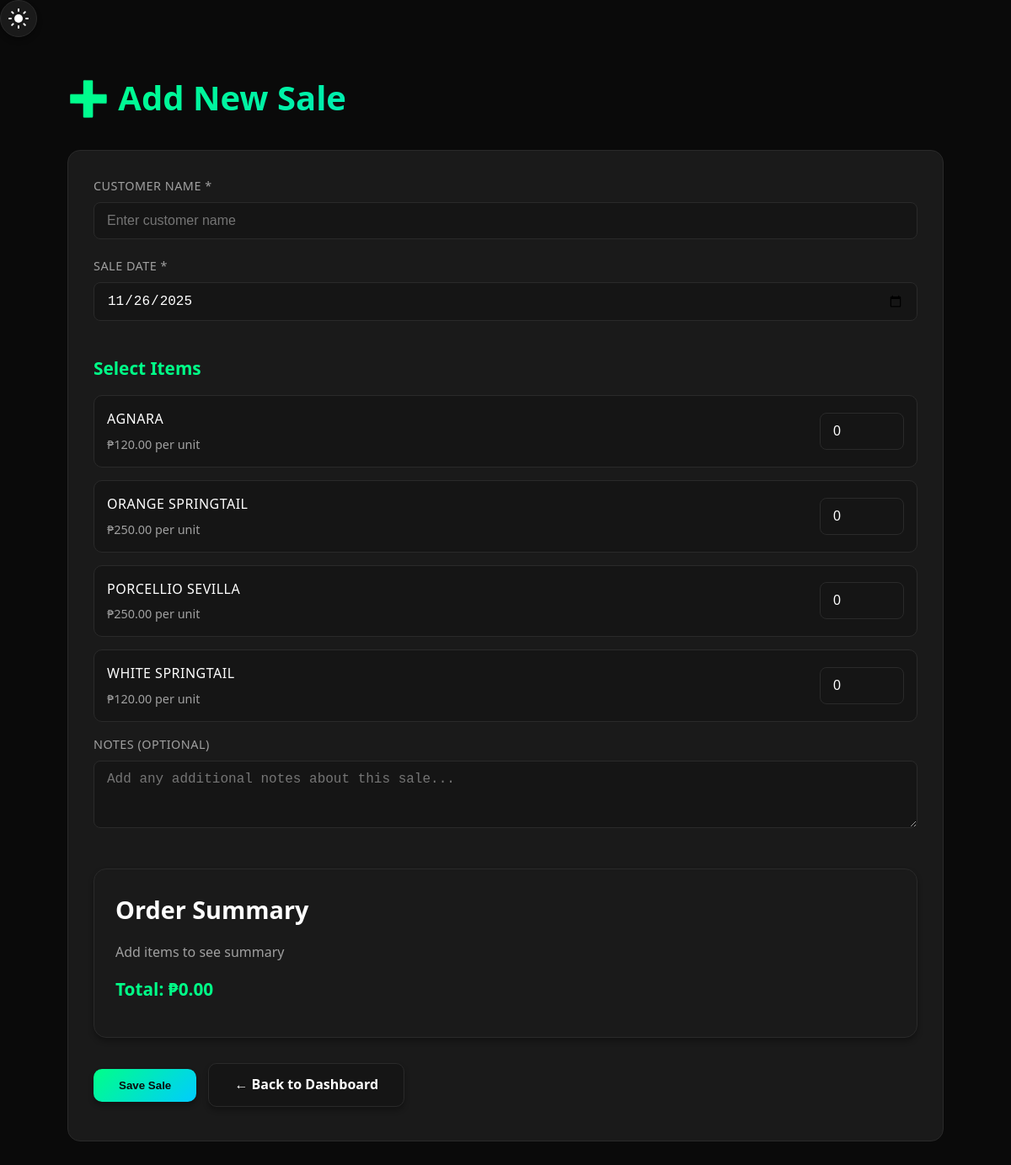
Page /add-sale on the committed database.
### tables this page shows
CREATE TABLE items (
                    id INTEGER PRIMARY KEY AUTOINCREMENT,
                    name TEXT NOT NULL UNIQUE,
                    price REAL NOT NULL,
                    active INTEGER DEFAULT 1
                );

### app.py (the view, shortened to what this page needs)
@app.route('/add-sale', methods=['GET', 'POST'])
def add_sale():
    conn = get_db()
    c = conn.cursor()
    conn.close()
    return render_template('add_sale.html',
                         items=get_active_items(),
                         today=datetime.now().strftime('%Y-%m-%d'))

### app.py (called while the page is built)
def get_db():
    conn = sqlite3.connect('sales.db')
    conn.row_factory = sqlite3.Row
    return conn

def get_active_items():
    conn = get_db()
    c = conn.cursor()
    c.execute("SELECT * FROM items WHERE active=1 ORDER BY name")
    items = [dict(row) for row in c.fetchall()]
    conn.close()
    return items

### templates/add_sale.html (shortened to what this page needs)
<!DOCTYPE html>
<html lang="en">
<head>
    <link rel="stylesheet" href="{{ url_for('static', filename='style.css') }}">
</head>
<body>
    <button class="theme-toggle" onclick="toggleTheme()" aria-label="Toggle theme">
    </button>
    <div class="container">
        <h1>➕ Add New Sale</h1>
        <form method="POST" id="saleForm">
            <label for="customer_name">Customer Name *</label>
            <input type="text" id="customer_name" name="customer_name" required placeholder="Enter customer name">
            <label for="date">Sale Date *</label>
            <input type="date" id="date" name="date" value="{{ today }}" required>
            <h3>Select Items</h3>
            {% if items %}
                {% for item in items %}
                <div class="item-row">
                    <div>
                        <label>{{ item['name'] }}</label>
                        <p style="color: var(--text-secondary); font-size: 0.9rem; margin-top: 5px;">
                            ₱{{ "%.2f"|format(item['price']) }} per unit
                        </p>
                    </div>
                    <div>
                        <input type="number"
                               name="quantity"
                               min="0"
                               value="0"
                               placeholder="Qty"
                               class="quantity-input"
                               data-price="{{ item['price'] }}">
                    </div>
                </div>
                {% endfor %}
            {% else %}
                <div class="alert alert-error">
                    No items available. Please add items first in <a href="{{ url_for('manage_items') }}">Manage Items</a>.
                </div>
            {% endif %}
            <label for="notes">Notes (Optional)</label>
            <textarea id="notes" name="notes" placeholder="Add any additional notes about this sale..."></textarea>
            <div class="card" style="margin-top: 20px;">
                <h2>Order Summary</h2>
                <div id="orderSummary">
                    <p style="color: var(--text-secondary);">Add items to see summary</p>
                </div>
                <h3 style="margin-top: 15px;">Total: <span id="totalAmount">₱0.00</span></h3>
            </div>
            <button class="btn" type="submit">Save Sale</button>
            <a class="btn btn-secondary" href="{{ url_for('dashboard') }}">← Back to Dashboard</a>
        </form>
    </div>
</body>
</html>

### static/style.css (style rules this page uses)
:root, :root[data-theme="dark"] { --bg-primary: #0a0a0a; --bg-secondary: #151515; --bg-card: #1a1a1a; --border-color: #2a2a2a; --text-primary: #ffffff; --text-secondary: #a0a0a0; --accent-primary: #00ff88; --accent-secondary: #00ccff; --accent-danger: #ff4444; --accent-warning: #ffaa00; --shadow: 0 4px 6px rgba(0, 0, 0, 0.3); --shadow-lg: 0 10px 25px rgba(0, 0, 0, 0.5); }
* { margin: 0; padding: 0; box-sizing: border-box; }
body { background: var(--bg-primary); color: var(--text-primary); font-family: 'Segoe UI', Tahoma, Geneva, Verdana, sans-serif; line-height: 1.6; min-height: 100vh; transition: background-color 0.3s ease, color 0.3s ease; }
.theme-toggle { background: var(--bg-card); border: 1px solid var(--border-color); padding: 10px; border-radius: 50%; cursor: pointer; display: flex; align-items: center; justify-content: center; transition: all 0.3s ease; box-shadow: var(--shadow); color: var(--text-primary); width: 44px; height: 44px; position: relative; }
.theme-toggle svg { position: absolute; transition: opacity 0.3s ease, transform 0.3s ease; }
:root[data-theme="dark"] .theme-toggle .sun-icon { opacity: 1; transform: rotate(0deg); }
.container { width: 90%; max-width: 1200px; margin: 0 auto; padding: 40px 20px; }
h1 { font-size: 2.5rem; font-weight: 700; margin-bottom: 30px; background: linear-gradient(135deg, var(--accent-primary), var(--accent-secondary)); -webkit-background-clip: text; -webkit-text-fill-color: transparent; background-clip: text; }
h2 { font-size: 1.8rem; margin-bottom: 15px; color: var(--text-primary); }
h3 { font-size: 1.3rem; margin: 20px 0 15px; color: var(--accent-primary); }
.card { background: var(--bg-card); padding: 25px; margin: 20px 0; border-radius: 15px; border: 1px solid var(--border-color); box-shadow: var(--shadow); transition: all 0.3s ease; }
.btn { display: inline-block; margin: 10px 10px 10px 0; padding: 12px 30px; background: linear-gradient(135deg, var(--accent-primary), var(--accent-secondary)); color: var(--bg-primary); text-decoration: none; border-radius: 10px; font-weight: 600; border: none; cursor: pointer; transition: all 0.3s ease; box-shadow: var(--shadow); }
.btn-secondary { background: var(--bg-secondary); color: var(--text-primary); border: 1px solid var(--border-color); }
form { background: var(--bg-card); padding: 30px; border-radius: 15px; border: 1px solid var(--border-color); margin-bottom: 20px; }
label { display: block; margin-bottom: 8px; color: var(--text-secondary); font-weight: 500; font-size: 0.9rem; text-transform: uppercase; letter-spacing: 0.5px; }
input[type="text"], input[type="date"], input[type="number"], textarea, select { width: 100%; padding: 12px 15px; margin-bottom: 20px; background: var(--bg-secondary); border: 1px solid var(--border-color); border-radius: 8px; color: var(--text-primary); font-size: 1rem; transition: all 0.3s ease; }
textarea { resize: vertical; min-height: 80px; }
.item-row { background: var(--bg-secondary); padding: 15px; border-radius: 10px; border: 1px solid var(--border-color); margin-bottom: 15px; display: grid; grid-template-columns: 1fr auto; gap: 15px; align-items: center; transition: all 0.3s ease; }
.item-row label { margin: 0; font-size: 1rem; color: var(--text-primary); }
.item-row input[type="number"] { width: 100px; margin: 0; }

### rows in the picture
items: name "AGNARA", price "120.00"
items: name "ORANGE SPRINGTAIL", price "250.00"
items: name "PORCELLIO SEVILLA", price "250.00"
items: name "WHITE SPRINGTAIL", price "120.00"
